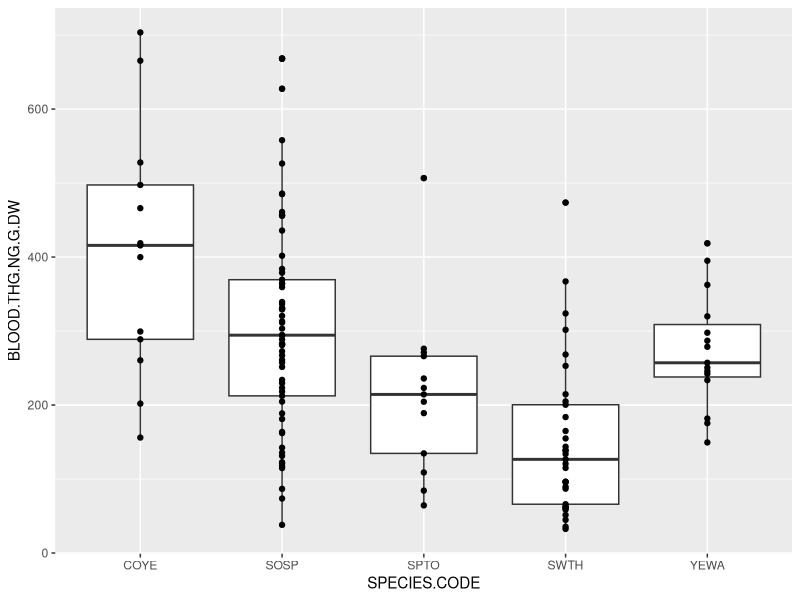
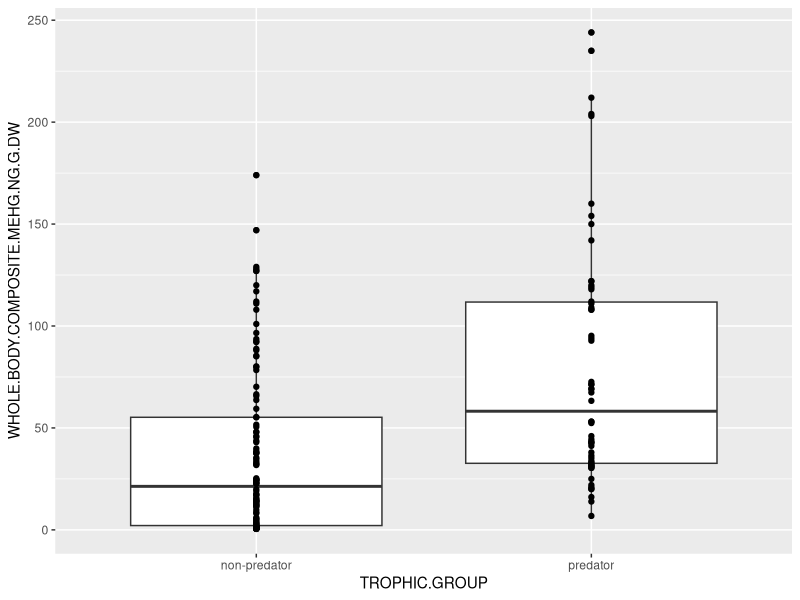
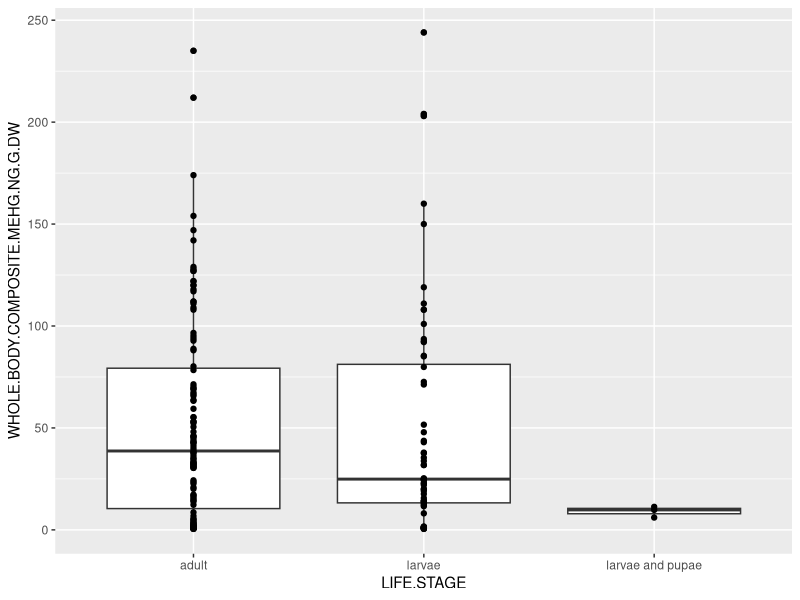

Write R code to recreate these figures, in order.
## ---- chunk 1
knitr::opts_chunk$set(echo = TRUE)
## ---- chunk 2
library(tidyverse)
## ---- chunk 3
bird_mercury <- read.csv("will_Hg_Birds.csv")
bug_mercury <- read.csv("will_Hg_bugs.csv")
## ---- chunk 4
bird_mercury %>%
  ggplot(aes(x = SPECIES.CODE, y = BLOOD.THG.NG.G.DW)) + 
  geom_boxplot()+ 
  geom_point()
## ---- chunk 5
bug_mercury %>% 
  ggplot(aes(x = TROPHIC.GROUP, y= WHOLE.BODY.COMPOSITE.MEHG.NG.G.DW))+ 
  geom_boxplot() + 
  geom_point()
## ---- chunk 6
bug_mercury %>% 
  ggplot(aes(x = LIFE.STAGE, y= WHOLE.BODY.COMPOSITE.MEHG.NG.G.DW))+ 
  geom_boxplot() + 
  geom_point()
